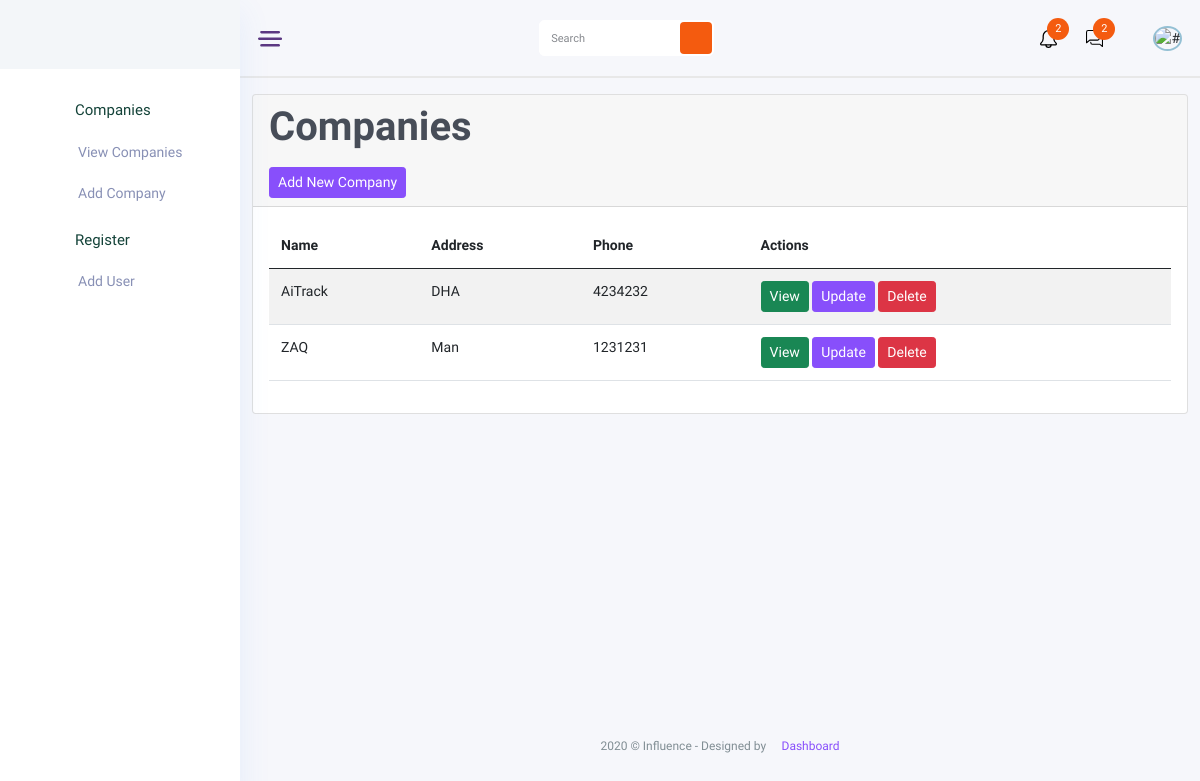
The page /companies/ (signed in) on the database its author committed.
### companies/models.py (models this page shows, shortened)
class Company(models.Model):
    name = models.CharField(max_length=255)
    address = models.CharField(max_length=255)
    phone = models.CharField(max_length=20)
    owner = models.ForeignKey(settings.AUTH_USER_MODEL, on_delete=models.CASCADE, related_name='owned_companies')

### companies/views.py (the view)
# urls.py: path('', views.company_list, name='company_list'),
@login_required
def company_list(request):
    companies = Company.objects.filter(owner=request.user)
    return render(request, 'companies/company_list.html', {'companies': companies})

### companies/templates/companies/company_list.html
{% extends 'base.html' %}
{% block content %}
<div class="container-fluid mt-3">
  <div class="card">
    <div class="card-header">
  <h1 class="mb-3">Companies</h1>
  <a href="{% url 'home:company_create' %}" class="btn btn-primary btn-sm float-right">Add New Company</a>
  </div>
    <div class="card-body">
      {% if companies %}
  <table class="table table-hover table-striped">
    <thead>
      <tr>
        <th>Name</th>
        <th>Address</th>
        <th>Phone</th>
        <th>Actions</th>
      </tr>
    </thead>
    <tbody>
      {% for company in companies %}
        <tr>
          <td>{{ company.name }}</td>
          <td>{{ company.address }}</td>
          <td>{{ company.phone }}</td>
          <td>
            <a href="{% url 'home:company_detail' company.pk %}" class="btn btn-success btn-sm">View</a>
            <a href="{% url 'home:company_update' company.pk %}" class="btn btn-primary btn-sm">Update</a>
            <a href="{% url 'home:company_delete' company.pk %}" class="btn btn-danger btn-sm">Delete</a>
          </td>
        </tr>
      {% empty %}
        <tr>
          <td colspan="4">No companies found.</td>
        </tr>
      {% endfor %}
    </tbody>
  </table>
   {% else %}
        <p>No vehicles found.</p>
        {% endif %}
      </div>
    </div>
</div>
{% endblock %}

### rows shown on the page
Company: name "AiTrack", address "DHA", phone "4234232"
Company: name "ZAQ", address "Man", phone "1231231"
